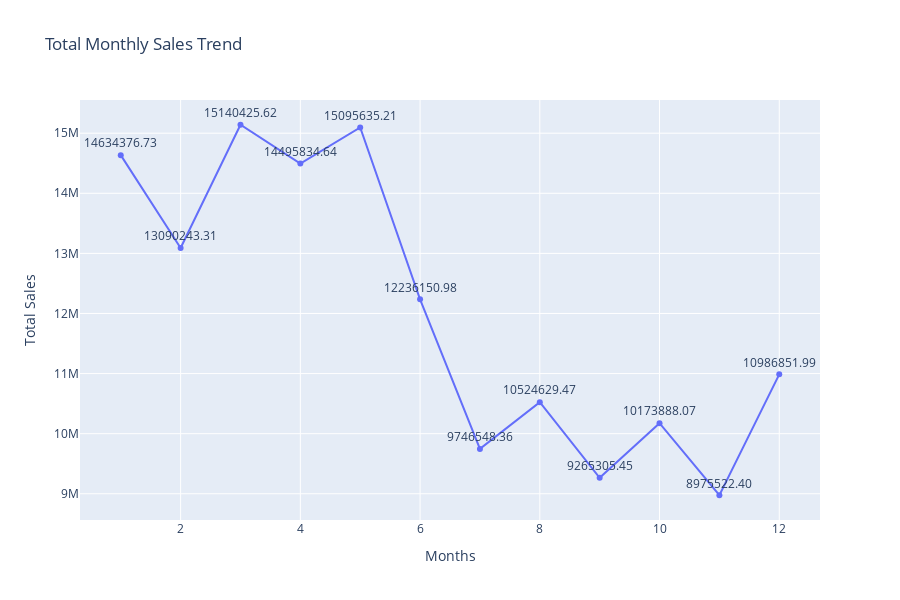

Source (notebook cell):
### Code cell
monthly_sales_df = data.groupby('Months')['Sales'].sum().reset_index()

fig = px.line(
    monthly_sales_df,
    x='Months',
    y='Sales',
    title='Monthly Sales Trend',
    markers=True,  # <-- Add markers here
    text='Sales'
)

fig.update_traces(
    texttemplate='%{text:.2f}', 
    textposition='top center'
)
fig.update_layout(
    title='Total Monthly Sales Trend',
    xaxis_title='Months',
    yaxis_title='Total Sales',
    height=600
)
fig.show()

### Figure 1 — Plotly figure (JSON) as saved in the notebook; plotly's stock layout.template omitted (floating-point values rounded to 4 significant figures)
{"data": [{"hovertemplate": "Months=%{x}<br>Sales=%{text}<extra></extra>", "legendgroup": "", "line": {"color": "#636efa", "dash": "solid"}, "marker": {"symbol": "circle"}, "mode": "markers+text+lines", "name": "", "orientation": "v", "showlegend": false, "text": [14630000.0, 13090000.0, 15140000.0, 14500000.0, 15100000.0, 12240000.0, 9747000.0, 10520000.0, 9265000.0, 10170000.0, 8976000.0, 10990000.0], "textposition": "top center", "texttemplate": "%{text:.2f}", "type": "scatter", "x": [1, 2, 3, 4, 5, 6, 7, 8, 9, 10, 11, 12], "xaxis": "x", "y": [14630000.0, 13090000.0, 15140000.0, 14500000.0, 15100000.0, 12240000.0, 9747000.0, 10520000.0, 9265000.0, 10170000.0, 8976000.0, 10990000.0], "yaxis": "y"}], "layout": {"height": 600, "legend": {"tracegroupgap": 0}, "title": {"text": "Total Monthly Sales Trend"}, "xaxis": {"anchor": "y", "domain": [0, 1], "title": {"text": "Months"}}, "yaxis": {"anchor": "x", "domain": [0, 1], "title": {"text": "Total Sales"}}}}
